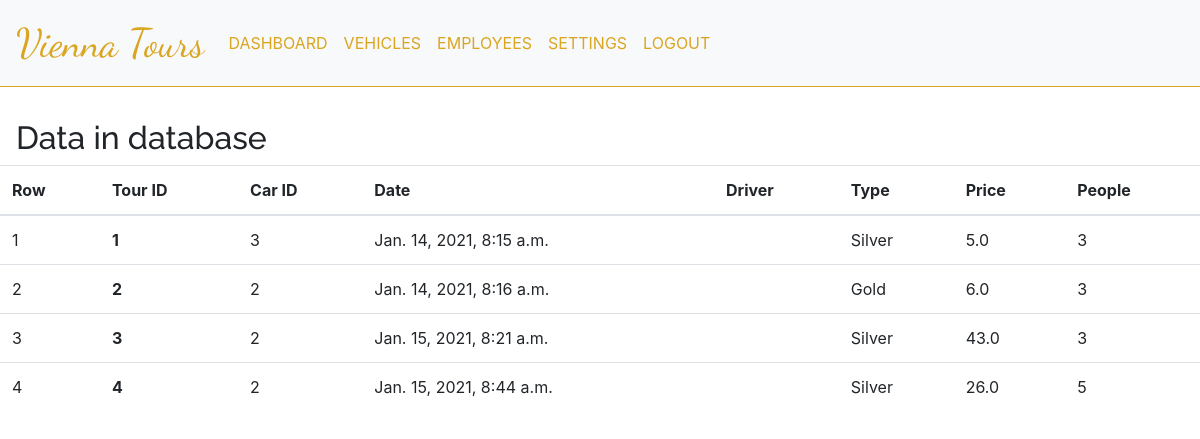
Screenshot of /supervisor/listdata/ (signed in) with the database file from the repository.
### supervisor/models.py (models this page shows, shortened)
class Tour(models.Model):
    driverID = models.ForeignKey(User, on_delete=models.DO_NOTHING)  #TODO change to something else. If User is deleted, delete tours?
    carID = models.ForeignKey(Car, on_delete=models.DO_NOTHING)
    date = models.DateTimeField(default=timezone.now) #TODO change to something else
    duration = models.FloatField()
    tourType = models.CharField(max_length=20)
    people = models.IntegerField()
    price = models.FloatField()

class Car(models.Model):
    latitude = models.FloatField(default=0.0)
    longitude = models.FloatField(default=0.0)
    photoOption = models.CharField(max_length=20, default='car-black')

### supervisor/views.py (the view)
# urls.py: path('listdata/', views.listdata, name='supervisor-listdata'),
def listdata(request):
    tours = {
        'tours' : Tour.objects.all()
    }
    return render(request, 'supervisor/list.html', tours)

### supervisor/templates/supervisor/list.html
{% extends "nav.html" %}
{% block content %}
<div class="table-header">
    <h2>Data in database</h2>
</div>
<table class="table">
    <thead>
        <tr>
            <th scope="col">Row</th>
            <th scope="col">Tour ID</th>
            <th scope="col">Car ID</th>
            <th scope="col">Date</th>
            <th scope="col">Driver</th>
            <th scope="col">Type</th>
            <th scope="col">Price</th>
            <th scope="col">People</th>
        </tr>
        </thead>
        <tbody>
    {% for post in tours %}
    <tr>
        <td>{{forloop.counter}}</td>
        <th scope="row">{{ post.id }}</th>
        <td>{{ post.carID.id }}</td>
        <td>{{ post.date }}</td>
        <td>{{ post.driverID.name }} {{ post.driverID.surname }}</td>
        <td>{{ post.tourType }}</td>
        <td>{{ post.price }}</td>
        <td>{{ post.people }}</td>
    </tr>
    {% endfor %}
</tbody>
</table>
{% endblock content %}

### supervisor/static/styles/style.css (style rules this page uses)
body { padding-bottom: 5em; }
.table-header { margin-top: 2em; margin-left: 1em; font-family: 'Raleway', sans-serif; }
body { font-family: "Lato", sans-serif; }

### rows the page displays
Tour: id "1", carID.id "3", date "Jan. 14, 2021, 8:15 a.m.", tourType "Silver", price "5.0", people "3"
Tour: id "2", carID.id "2", date "Jan. 14, 2021, 8:16 a.m.", tourType "Gold", price "6.0", people "3"
Tour: id "3", carID.id "2", date "Jan. 15, 2021, 8:21 a.m.", tourType "Silver", price "43.0", people "3"
Tour: id "4", carID.id "2", date "Jan. 15, 2021, 8:44 a.m.", tourType "Silver", price "26.0", people "5"
